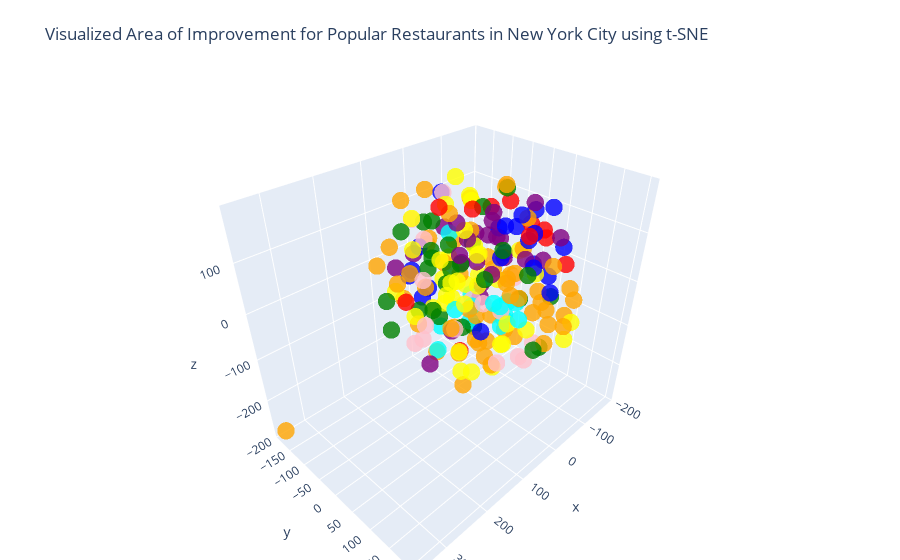

The notebook cell saved with this chart:
### Code cell
tsne = TSNE(n_components=3, perplexity=30, random_state=32, init='random', learning_rate=200)
vis_dims = tsne.fit_transform(matrix)

x = [x for x, y, z in vis_dims]
y = [y for x, y, z in vis_dims]
z = [z for x, y, z in vis_dims]

color_indices = result_df.adjusted_AI_Cluster.values
colors = ["red", "blue", "green", "yellow", "orange", "purple", "pink", "brown", "gray", "cyan"]

fig = go.Figure(data=[go.Scatter3d(
    x=x,
    y=y,
    z=z,
    mode='markers',
    marker=dict(
        size=6,
        color=color_indices,                # set color to an array/list of desired values
        colorscale=colors,   # choose a colorscale
        opacity=0.8
    ),
    text= result_df["Name"] + ' : ' + result_df["Area_for_Improvement_Keywords"],  # this line sets the hover text
    hoverinfo='text'  # this line ensures that only the text appears on hover
)])

fig.update_layout(
    title="Visualized Area of Improvement for Popular Restaurants in New York City using t-SNE",
    margin=dict(l=0, r=0, b=0, t=80)
)

fig.show()

### Figure 1 — Plotly figure (JSON) as saved in the notebook; plotly's stock layout.template omitted (floating-point values rounded to 4 significant figures; data arrays with more than 128 entries replaced by an {"elided": "..."} marker saying what was removed)
{"data": [{"hoverinfo": "text", "marker": {"color": {"elided": "212 int values"}, "colorscale": [[0, "red"], [0.1111, "blue"], [0.2222, "green"], [0.3333, "yellow"], [0.4444, "orange"], [0.5556, "purple"], [0.6667, "pink"], [0.7778, "brown"], [0.8889, "gray"], [1, "cyan"]], "opacity": 0.8, "size": 6}, "mode": "markers", "text": {"elided": "212 str values"}, "type": "scatter3d", "x": {"elided": "212 float values"}, "y": {"elided": "212 float values"}, "z": {"elided": "212 float values"}}], "layout": {"margin": {"b": 0, "l": 0, "r": 0, "t": 80}, "title": {"text": "Visualized Area of Improvement for Popular Restaurants in New York City using t-SNE"}}}
